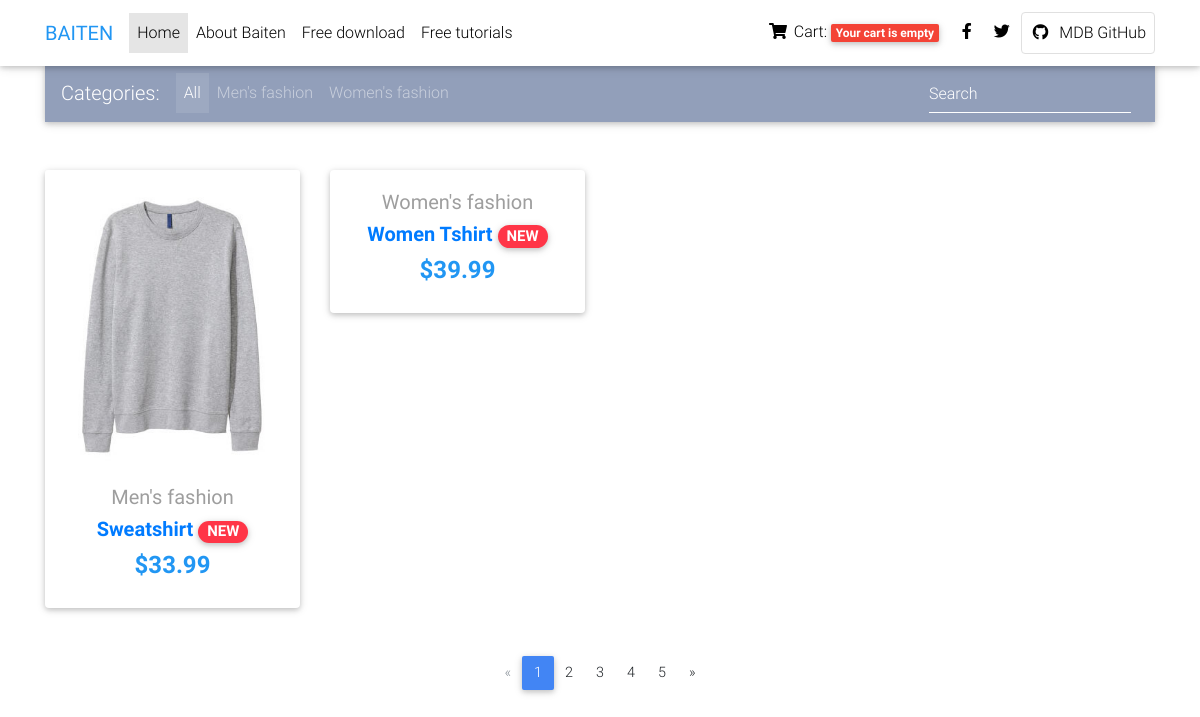
The app's page /, older data.
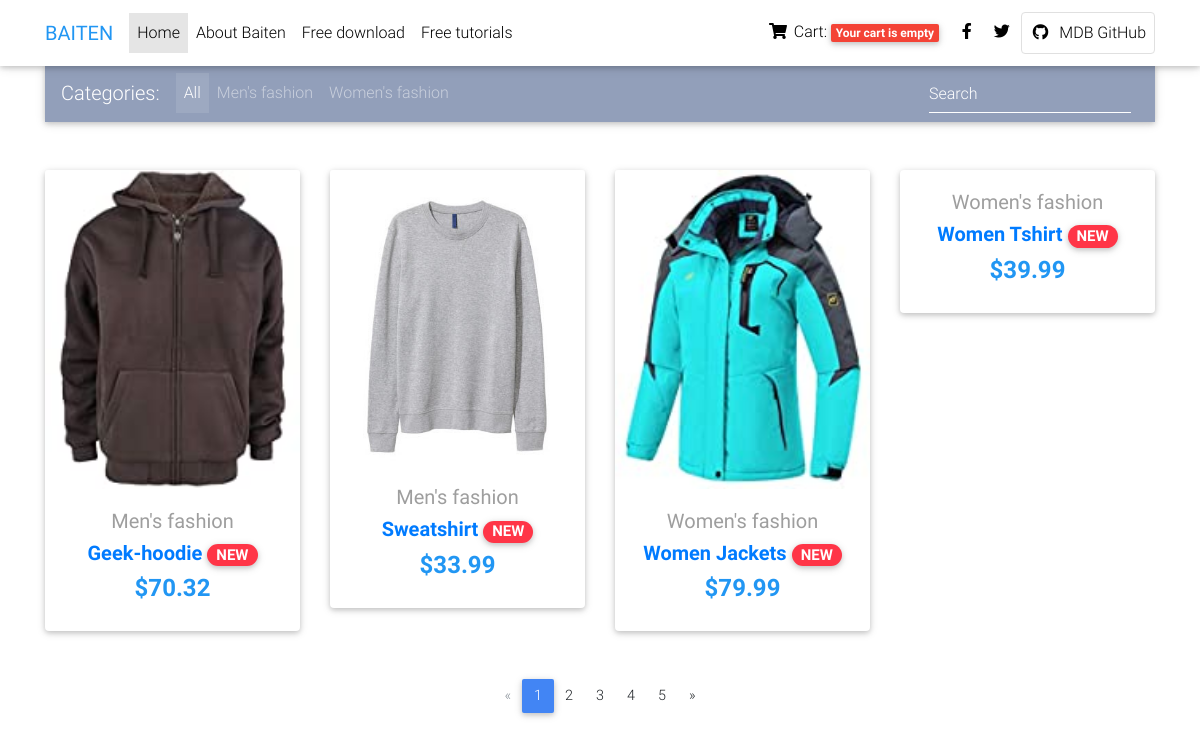
The same page, newer data.
### shop/models.py (models this page shows, shortened)
class Category(models.Model):
    name = models.CharField(max_length=200,
                            db_index=True)
    slug = models.SlugField(max_length=200,
                            unique=True)
    class Meta:
        ordering = ('name',)
        verbose_name = 'category'
        verbose_name_plural = 'categories'
    def get_absolute_url(self):
        return reverse('shop:item_list',
                       args=[self.slug])

class Item(models.Model):
    category = models.ForeignKey(Category,
                                 related_name='products',
                                 on_delete=models.CASCADE)
    name = models.CharField(max_length=200, db_index=True)
    slug = models.SlugField(max_length=200, db_index=True)
    image = models.ImageField(upload_to='products/%Y/%m/%d',
                              blank=True)
    description = models.TextField(blank=True)
    price = models.DecimalField(max_digits=10, decimal_places=2)
    available = models.BooleanField(default=True)
    created = models.DateTimeField(auto_now_add=True)
    updated = models.DateTimeField(auto_now=True)
    tags = models.CharField(choices=TAG_CHOICES,
                            max_length=1)
    class Meta:
        ordering = ('name',)
        index_together = (('id', 'slug'),)
    def get_absolute_url(self):
        return reverse('shop:item_detail',
                       args=[self.id, self.slug])

### shop/views.py (the view)
# urls.py: path('', views.item_list, name='item_list'),
def item_list(request, category_slug=None):
    category = None
    categories = Category.objects.all()
    items = Item.objects.filter(available=True)
    if category_slug:
        category = get_object_or_404(Category, slug=category_slug)
        items = items.filter(category=category)
    return render(request,
                  'item/list.html',
                  {'category': category,
                   'categories': categories,
                   'items': items})

### cart/cart.py (called while the page is built)
    def __len__(self):
        return sum(product['quantity'] for product in self.cart.values())

### cart/context_processors.py (called while the page is built)
def cart(request):
    return {'cart': Cart(request)}

### shop/templates/item/list.html (shortened to what this page needs)
{% extends "base.html" %}
{% load static %}
{% block content %}
  <main>
    <div class="container">
      <nav class="navbar navbar-expand-lg navbar-dark mdb-color lighten-3 mt-3 mb-5">
        <span class="navbar-brand">Categories:</span>
        <div class="collapse navbar-collapse" id="basicExampleNav">
          <ul class="navbar-nav mr-auto">
            <li class="nav-item active">
              <a class="nav-link" href="{% url "shop:item_list" %}">All
              </a>
            </li>
            {% for c in categories %}
                <li {% if category.slug == c.slug %} class="nav-item">{% endif %}
                    <a class="nav-link" href="{{ c.get_absolute_url }}">{{ c.name }}</a>
                </li>
            {% endfor %}
          </ul>
          <form class="form-inline">
            <div class="md-form my-0">
              <input class="form-control mr-sm-2" type="text" placeholder="Search" aria-label="Search">
            </div>
          </form>
        </div>
      </nav>
      <section class="text-center mb-4">
        <div class="row wow fadeIn">
            {% for item in items %}
          <div class="col-lg-3 col-md-6 mb-4">
            <div class="card">
              <div class="view overlay">
                <img src="{% if item.image %}{{ item.image.url }}{% else %}
                https://mdbootstrap.com/img/Photos/Horizontal/E-commerce/Vertical/12.jpg {% endif %}" class="card-img-top"
                  alt="">
              </div>
              <div class="card-body text-center">
                <a href="" class="grey-text">
                  <h5>{{ item.category.name|truncatechars:20 }}</h5>
                </a>
                <h5>
                  <strong>
                    <a href="{{ item.get_absolute_url }}">{{ item.name }}
                      <span class="badge badge-pill danger-color">NEW</span>
                    </a>
                  </strong>
                </h5>
                <h4 class="font-weight-bold blue-text">
                  <strong>${{ item.price }}</strong>
                </h4>
              </div>
            </div>
          </div>
          {% endfor %}
        </div>
      </section>
      <nav class="d-flex justify-content-center wow fadeIn">
        <ul class="pagination pg-blue">
          <li class="page-item disabled">
            <a class="page-link" href="#" aria-label="Previous">
              <span aria-hidden="true">&laquo;</span>
            </a>
          </li>
          <li class="page-item active">
            <a class="page-link" href="#">1
            </a>
          </li>
          <li class="page-item">
            <a class="page-link" href="#">2</a>
          </li>
          <li class="page-item">
            <a class="page-link" href="#">3</a>
          </li>
          <li class="page-item">
            <a class="page-link" href="#">4</a>
          </li>
          <li class="page-item">
            <a class="page-link" href="#">5</a>
          </li>
          <li class="page-item">
            <a class="page-link" href="#" aria-label="Next">
              <span aria-hidden="true">&raquo;</span>
            </a>
          </li>
        </ul>
      </nav>
    </div>
  </main>
{% endblock %}

### shop/templates/base.html (shortened to what this page needs)
{% load static %}
<!DOCTYPE html>
<html>
    <head>
  <link rel="stylesheet" href="https://use.fontawesome.com/releases/v5.11.2/css/all.css">
  <link href="{% static "css/bootstrap.min.css" %}" rel="stylesheet">
  <link href="{% static "css/mdb.min.css" %}" rel="stylesheet">
  <link href="{% static "css/style.min.css" %}" rel="stylesheet">
</head>
    <nav class="navbar fixed-top navbar-expand-lg navbar-light white scrolling-navbar">
    <div class="container">
      <a class="navbar-brand waves-effect" href="#" target="_blank">
        <strong class="blue-text">BAITEN</strong>
      </a>
      <div class="collapse navbar-collapse" id="navbarSupportedContent">
        <ul class="navbar-nav mr-auto">
          <li class="nav-item active">
            <a class="nav-link waves-effect" href="{% url "shop:item_list" %}">Home
            </a>
          </li>
          <li class="nav-item">
            <a class="nav-link waves-effect" href="https://mdbootstrap.com/docs/jquery/" target="_blank">About Baiten</a>
          </li>
          <li class="nav-item">
            <a class="nav-link waves-effect" href="https://mdbootstrap.com/docs/jquery/getting-started/download/"
              target="_blank">Free download</a>
          </li>
          <li class="nav-item">
            <a class="nav-link waves-effect" href="https://mdbootstrap.com/education/bootstrap/" target="_blank">Free
              tutorials</a>
          </li>
        </ul>
        <ul class="navbar-nav nav-flex-icons">
          <li class="nav-item">
              {% with total_items=cart|length %}
            <a class="nav-link waves-effect" href="{% url "cart:cart_detail" %}">
              <i class="fas fa-shopping-cart"></i>
                <span class="clearfix d-none d-sm-inline-block"> Cart:  </span>
              <span class="badge red z-depth-1 mr-1">
                  {% if total_items > 0 %}
                  {{ total_items}} item{{ total_items|pluralize }}, ${{ cart.get_total_price }}
                  {% else%}
              Your cart is empty
              {% endif %}
              {% endwith %}
              </span>
            </a>
          </li>
          <li class="nav-item">
            <a href="https://www.facebook.com/Baiten" class="nav-link waves-effect" target="_blank">
              <i class="fab fa-facebook-f"></i>
            </a>
          </li>
          <li class="nav-item">
            <a href="https://twitter.com/Baiten" class="nav-link waves-effect" target="_blank">
              <i class="fab fa-twitter"></i>
            </a>
          </li>
          <li class="nav-item">
            <a href="https://github.com/mdbootstrap/bootstrap-material-design" class="nav-link border border-light rounded waves-effect"
              target="_blank">
              <i class="fab fa-github mr-2"></i>MDB GitHub
            </a>
          </li>
        </ul>
      </div>
    </div>
  </nav>
    <body>
        <div id="header">
            <a href="/" class="logo">Baiten</a>
        </div>
        <div id="subheader">
            <div class="cart">
            </div>
        </div>
        <div id="content">
            {% block content %}
            {% endblock %}
        </div>
    </body>
</html>

### shop/templates/base.html (style rules this page uses)
html, body, header, .carousel { height: 60vh; }

Row changes from the older to the newer data that the page shows:
added Item: image (picture), category.name "Men's fashion", name "Geek-hoodie", price "70.32"
added Item: image (picture), category.name "Women's fashion", name "Women Jackets", price "79.99"
